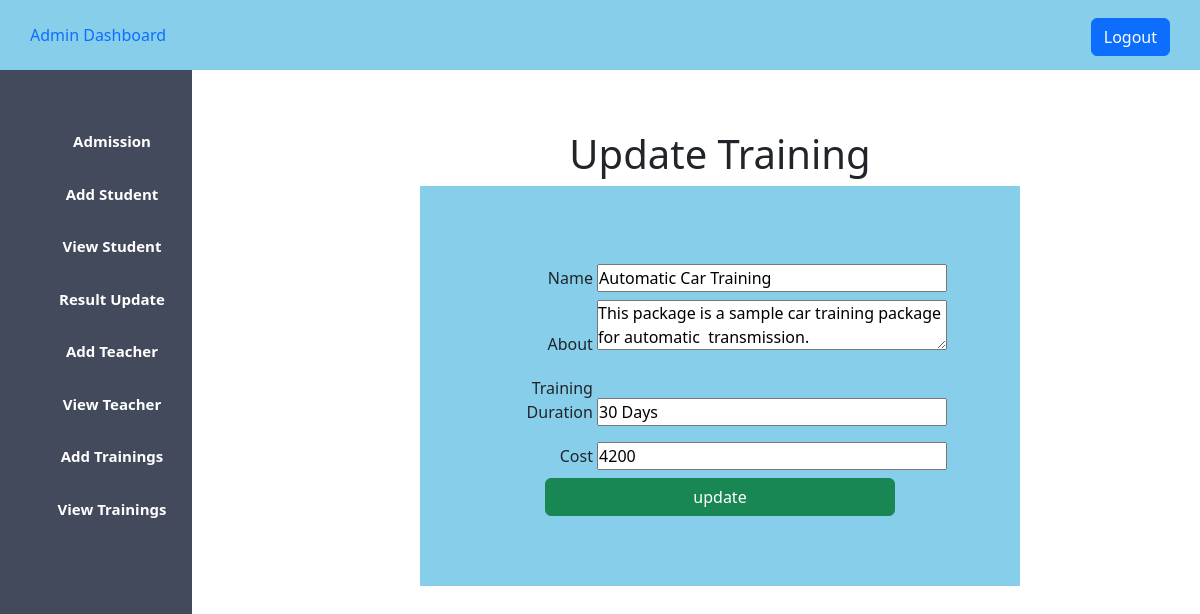
The app's page /car_managment/admin_update_training.php?package_id=1 (signed in) with its own data.
### tables this page shows
CREATE TABLE `package_list` (
  `id` int(11) NOT NULL,
  `name` text NOT NULL,
  `description` text NOT NULL,
  `training_duration` varchar(100) NOT NULL,
  `cost` float NOT NULL DEFAULT 0
);

### car_managment/admin_update_training.php (the view, shortened to what this page needs)
<?php
$host = "localhost";
$username = "root";
$password = "";
$database = "car_project";
$data = mysqli_connect($host, $username, $password, $database);
$id = $_GET['package_id'];
$sql = "SELECT * FROM package_list WHERE id='$id' ";
$result = mysqli_query($data, $sql);
$info = $result->fetch_assoc();
?>
<!DOCTYPE html>
<html lang="en">
<head>
    <?php
    include "admin_css.php";
    ?>
</head>
<body>
    <?php
    include "admin_sidebar.php";
    ?>
    <div class="content">
        <center>
            <h1>Update Training</h1>
            <div class="div_deg">
                <form action="#" method="post">
                    <div>
                        <label for="">Name</label>
                        <input type="text" name="name" value="<?php echo "{$info['name']}"; ?>">
                    </div>
                    <div>
                        <label for="">About</label>
                        <textarea name="description" id="" value="<?php echo "{$info['description']}"; ?>"><?php echo "{$info['description']}"; ?></textarea>
                    </div>
                    <div>
                        <label for="">Training Duration</label>
                        <input type="text" name="training_duration" value="<?php echo "{$info['training_duration']}"; ?>">
                    </div>
                    <div>
                        <label for="">Cost</label>
                        <input type="number" name="cost" value="<?php echo "{$info['cost']}"; ?>">
                    </div>
                    <div>
                        <input class="btn btn-success" type="submit" name="update" value="update">
                    </div>
                </form>
            </div>
        </center>
    </div>
</body>
</html>

### car_managment/styles/admin.css (style rules this page uses)
* { padding: 0; margin: 0; }
.content { margin-left: 20%; margin-top: 5%; }

### car_managment/admin_update_training.php (style rules this page uses)
label { display: inline-block; width: 100px; text-align: right; padding-top: 10px; padding-bottom: 10px; }
input { width: 350px; }
textarea { width: 350px; }
.div_deg { background-color: skyblue; width: 600px; padding-top: 70px; padding-bottom: 70px; }

### records on screen
package_list: name "Automatic Car Training", description "This package is a sample car training package for automatic transmission.", training_duration "30 Days", cost "4200"
